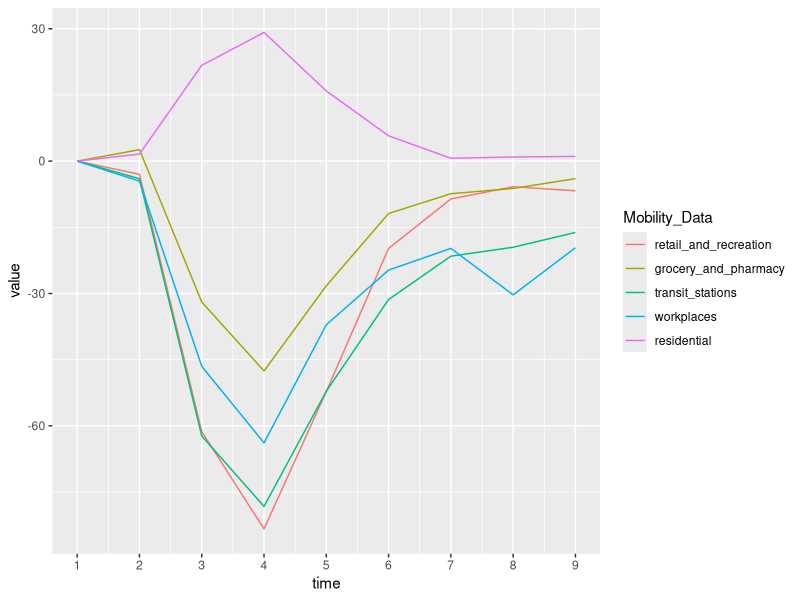

Source code (R):
library(readxl)
library(ggplot2)
require(reshape2)

#Vendite_READY <- read_excel("GitHub/Advanced_Microeconomics_Project/Tabellozze_ISTAT/Vendite_READY.xlsx")
Mobility_READY <- read_excel("Tabellozze_ISTAT/Google_mobility_data_MEAN_MONTH.xlsx")
Mobility_READY_plt <- read_excel("Tabellozze_ISTAT/Google_mobility_data_MEAN_MONTH_plt.xlsx")


#Vendite_READY$delta<-Vendite_READY$Alimentari-Vendite_READY$NAlimentare

Mobility_READY_plt <- melt(Mobility_READY_plt ,  id.vars = 'time', variable.name = 'Mobility_Data') 

ggplot(Mobility_READY_plt, aes(time,value)) + geom_line(aes(colour = Mobility_Data)) +scale_x_continuous(breaks = seq(0, 9, 1))





did <-lm(residential ~Time1+ Time2+Time3, data = Mobility_READY)
summary(did)

